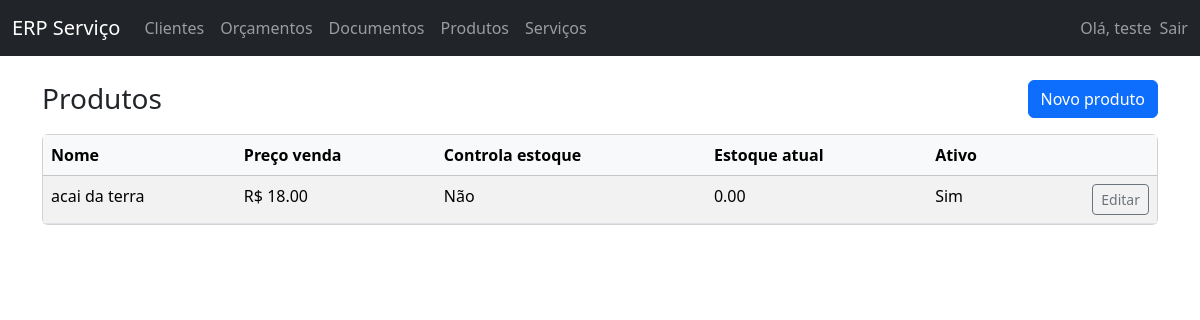
Page /produtos/ (signed in) on the committed database.
### core/models.py (models this page shows, shortened)
class Produto(models.Model):
    empresa = models.ForeignKey(Empresa, on_delete=models.CASCADE)
    nome = models.CharField(max_length=150)
    descricao = models.TextField(blank=True, null=True)
    preco_venda = models.DecimalField(max_digits=10, decimal_places=2)
    controla_estoque = models.BooleanField(default=False)
    estoque_atual = models.DecimalField(
        max_digits=10,
        decimal_places=2,
        default=0,
        help_text='Use unidades, kg, etc. conforme o negócio.'
    )
    ativo = models.BooleanField(default=True)

### core/views.py (the view)
# urls.py: path('produtos/', views.produto_list, name='produto_list'),
@login_required
def produto_list(request):
    empresa = get_empresa_from_user(request.user)
    produtos = Produto.objects.filter(empresa=empresa).order_by('nome')
    return render(request, 'core/produto_list.html', {'produtos': produtos})

### core/utils.py (called while the page is built)
def get_empresa_from_user(user):
    if not hasattr(user, 'perfil'):
        raise ImproperlyConfigured('Usuário sem perfil configurado.')
    return user.perfil.empresa

### core/templates/core/produto_list.html (shortened to what this page needs)
{% extends 'core/base.html' %}
{% block content %}
<div class="d-flex justify-content-between align-items-center mb-3">
  <h1 class="h3 mb-0">Produtos</h1>
  <a href="{% url 'core:produto_create' %}" class="btn btn-primary">Novo produto</a>
</div>
<div class="card">
  <div class="card-body p-0">
    <div class="table-responsive">
      <table class="table table-striped mb-0">
        <thead class="table-light">
          <tr>
            <th>Nome</th>
            <th>Preço venda</th>
            <th>Controla estoque</th>
            <th>Estoque atual</th>
            <th>Ativo</th>
            <th></th>
          </tr>
        </thead>
        <tbody>
        {% for p in produtos %}
          <tr>
            <td>{{ p.nome }}</td>
            <td>R$ {{ p.preco_venda }}</td>
            <td>{{ p.controla_estoque|yesno:"Sim,Não" }}</td>
            <td>{{ p.estoque_atual }}</td>
            <td>{{ p.ativo|yesno:"Sim,Não" }}</td>
            <td class="text-end">
              <a href="{% url 'core:produto_update' p.pk %}" class="btn btn-sm btn-outline-secondary">
                Editar
              </a>
            </td>
          </tr>
        {% empty %}
          <tr>
            <td colspan="6" class="text-center">Nenhum produto cadastrado.</td>
          </tr>
        {% endfor %}
        </tbody>
      </table>
    </div>
  </div>
</div>
{% endblock %}

### core/templates/core/base.html (shortened to what this page needs)
<!DOCTYPE html>
<html lang="pt-br">
<head>
  <link href="https://cdn.jsdelivr.net/npm/bootstrap@5.3.3/dist/css/bootstrap.min.css" rel="stylesheet">
</head>
<body>
  <nav class="navbar navbar-expand-lg navbar-dark bg-dark mb-4">
    <div class="container-fluid">
      <a class="navbar-brand" href="{% url 'core:dashboard' %}">ERP Serviço</a>
      <div class="collapse navbar-collapse" id="navbarNav">
        <ul class="navbar-nav me-auto mb-2 mb-lg-0">
          <li class="nav-item">
            <a class="nav-link" href="{% url 'core:cliente_list' %}">Clientes</a>
          </li>
          <li class="nav-item">
            <a class="nav-link" href="{% url 'core:orcamento_list' %}">Orçamentos</a>
          </li>
          <li class="nav-item">
            <a class="nav-link" href="{% url 'core:documento_list' %}">Documentos</a>
          </li>
          <li class="nav-item">
            <a class="nav-link" href="{% url 'core:produto_list' %}">Produtos</a>
          </li>
          <li class="nav-item">
            <a class="nav-link" href="{% url 'core:servico_list' %}">Serviços</a>
          </li>
        </ul>
        <ul class="navbar-nav ms-auto mb-2 mb-lg-0">
          {% if user.is_authenticated %}
          <li class="nav-item me-2">
            <span class="navbar-text">
              Olá, {{ user.username }}
            </span>
          </li>
          <li class="nav-item">
            <form method="post" action="{% url 'logout' %}">
              <button type="submit" class="nav-link btn btn-link p-0 m-0 align-baseline">
                Sair
              </button>
            </form>
          </li>
          {% else %}
          <li class="nav-item">
            <a class="nav-link" href="{% url 'login' %}">Entrar</a>
          </li>
          {% endif %}
        </ul>
      </div>
    </div>
  </nav>
  <div class="container">
    {% block content %}{% endblock %}
  </div>
</body>
</html>

### rows in the picture
Produto: nome "acai da terra", preco_venda "18.00", controla_estoque "Não", estoque_atual "0.00", ativo "Sim"

### other values in the picture
{{ user.username }} "teste"
